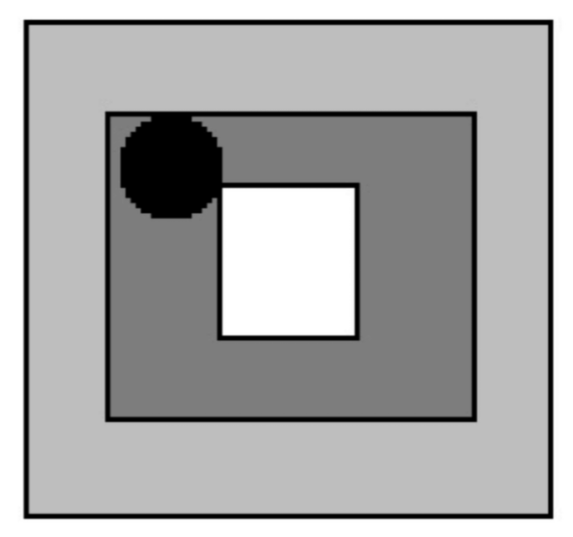
#> input picture reference_port.png, 573 x 537 px
$ python part_c.py
#> lines starting #> are read from the running program, lines starting #| are printed output that depends on the picture
import cv2
import numpy as np
import math
import matplotlib.pyplot as plt

def generate_synthetic_view(image_path, distance_cm=100.0, angle_deg=22.5, f=1000.0):
#> called with image_path = 'reference_port.png', distance_cm = 100, angle_deg = 22.5, f = 1000
    img = cv2.imread(image_path)
#> img is the input picture: shape (537, 573, 3); min 0, max 255, mean 169
    h, w = img.shape[:2]
#> h = 537; w = 573

    # 1. Define the 4 corners of our original flat image (Source Points)
    src_pts = np.float32([
        [0, 0],     # Top-Left
        [w, 0],     # Top-Right
        [0, h],     # Bottom-Left
        [w, h]      # Bottom-Right
    ])
#> src_pts = [[0, 0], [573, 0], [0, 537], [573, 537]]

    # 2. 3D Rotation Physics
    # The physical port is a 40cm x 40cm square.
    # Center is (0,0), so edges are 20cm away from the center.
    theta = math.radians(angle_deg)
    half_size = 20.0

    # If the camera moves to the right, the right edge of the port is closer to the lens (-Z)
    # and the left edge of the port is further away from the lens (+Z).
    Z_left = distance_cm + half_size * math.sin(theta)
    Z_right = distance_cm - half_size * math.sin(theta)

    X_left = -half_size * math.cos(theta)
    X_right = half_size * math.cos(theta)

    Y_top = -half_size
    Y_bottom = half_size

    # 3. Pinhole Camera Projection (X_screen = f * X / Z)
    # Top-Left & Bottom-Left
    x_tl = (f * X_left) / Z_left
    y_tl = (f * Y_top) / Z_left
    x_bl = (f * X_left) / Z_left
    y_bl = (f * Y_bottom) / Z_left

    # Top-Right & Bottom-Right
    x_tr = (f * X_right) / Z_right
    y_tr = (f * Y_top) / Z_right
    x_br = (f * X_right) / Z_right
    y_br = (f * Y_bottom) / Z_right

    # Shift the origin from the center (0,0) to the top-left of our image frame (w/2, h/2)
    dst_pts = np.float32([
        [x_tl + w/2, y_tl + h/2],
        [x_tr + w/2, y_tr + h/2],
        [x_bl + w/2, y_bl + h/2],
        [x_br + w/2, y_br + h/2]
    ])

    # 4. Generate Homography and Warp
    H = cv2.getPerspectiveTransform(src_pts, dst_pts)
    warped_img = cv2.warpPerspective(img, H, (w, h), borderValue=(255, 255, 255))
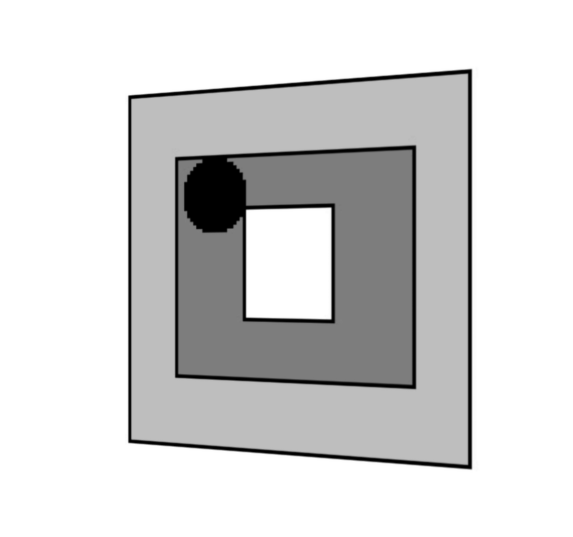
#> warped_img: shape (537, 573, 3); min 0, max 255, mean 213.4
    cv2.imwrite("synthetic_perspective.png", warped_img)

    # Plotting
    plt.figure(figsize=(10, 5))
    plt.subplot(1, 2, 1)
    plt.imshow(cv2.cvtColor(img, cv2.COLOR_BGR2RGB))
    plt.title("Original Frontal View")
    plt.axis('off')

    plt.subplot(1, 2, 2)
    plt.imshow(cv2.cvtColor(warped_img, cv2.COLOR_BGR2RGB))
    plt.title(f"Synthetic View (Right {angle_deg}°)")
    plt.axis('off')

    plt.tight_layout()
    plt.savefig("part_c_result.png")
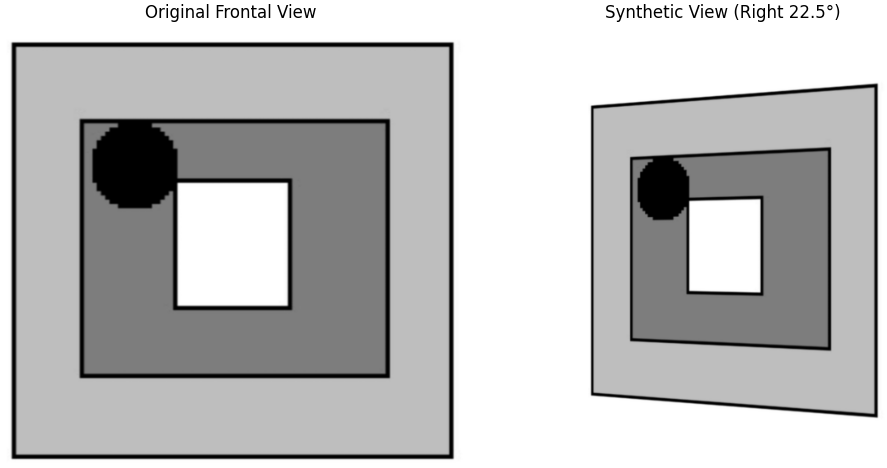
#> figure drawn by matplotlib, 2 panels
    print("Comparison saved to part_c_result.png")

if __name__ == "__main__":
    generate_synthetic_view("reference_port.png")
